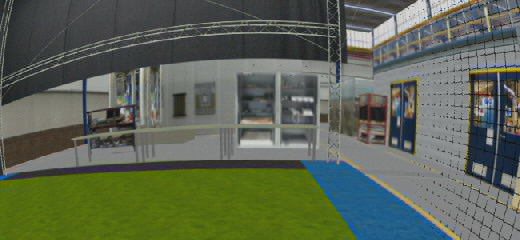
#> input picture 82614000.jpg, 520 x 240 px
$ python image_report.py
#> lines starting #> are read from the running program, lines starting #| are printed output that depends on the picture
#!/usr/bin/env python3
# -*- coding: utf-8 -*-
"""
Created on Sat Mar 21 18:23:00 2020

@author: Giulia
"""

#Program to color a certain part of the image in color and the rest in grayscale

import cv2
import numpy as np
import matplotlib.pyplot as plt
import pylab as pl

folder_path = "82614000.jpg"
colored_image = cv2.imread( folder_path )
#> colored_image is the input picture: shape (240, 520, 3); mean B, G, R 84.2, 101.1, 92.4
#colored_image = cv2.cvtColor(colored_image, cv2.COLOR_RGB2BGR);
gray = cv2.cvtColor(colored_image, cv2.COLOR_BGR2GRAY);

h,  w = colored_image.shape[:2]
#> h = 240; w = 520

#Define a new image

pixels= np.zeros((h,w,3), dtype="uint8")

#If x and y are in the given range, use colored picture, otherwise grayscale

for y in range(int(w)):
    for x in range(int(h)):
        if x >= h/2 and x<= h and y>=w/4 and y<= w/4*3:
            pixels[x,y]= colored_image[x,y]
        else:
            pixels[x,y]= gray[x,y]
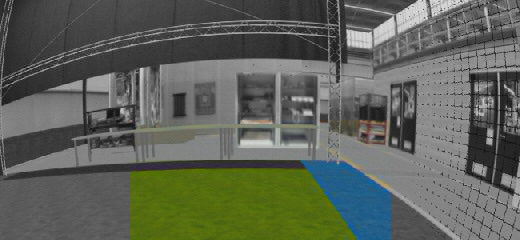
#> pixels: shape (240, 520, 3); mean B, G, R 89.3, 99.1, 94.3

cv2.imwrite('Green_detection.png',pixels)

#SAME BUT FOR ORANGE DETECTION

folder_path = "999999999.jpg"
colored_image = cv2.imread( folder_path )
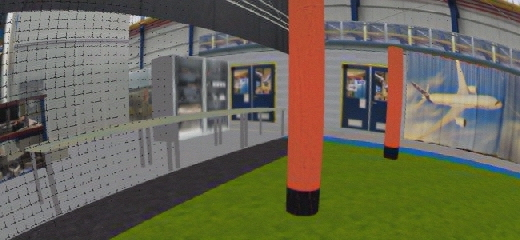
#> input picture 999999999.jpg, 520 x 240 px
#> colored_image is the input picture: shape (240, 520, 3); mean B, G, R 84.7, 103.3, 105.5
#colored_image = cv2.cvtColor(colored_image, cv2.COLOR_RGB2BGR);
gray = cv2.cvtColor(colored_image, cv2.COLOR_BGR2GRAY);
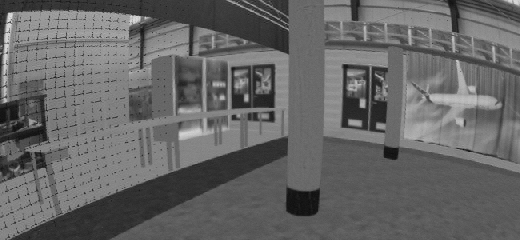
#> gray: shape (240, 520); min 12, max 227, mean 101.9

h,  w = colored_image.shape[:2]

pixels= np.zeros((h,w,3), dtype="uint8")

#If x and y are in the given range, use colored picture, otherwise grayscale

for y in range(int(w)):
    for x in range(int(h)):
        if x >= h/100*12 and x<= h and y>=w/8 and y<= w/8*7:
            pixels[x,y]= colored_image[x,y]
        else:
            pixels[x,y]= gray[x,y]
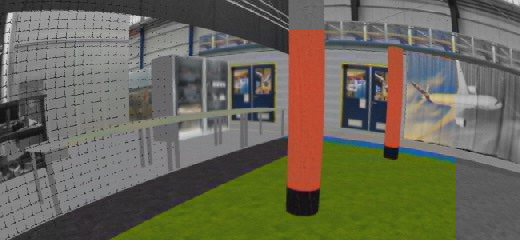
#> pixels: shape (240, 520, 3); mean B, G, R 87.1, 102.9, 105.3

#Detection on the sides

folder_path = "552679000.jpg"
colored_image = cv2.imread( folder_path )
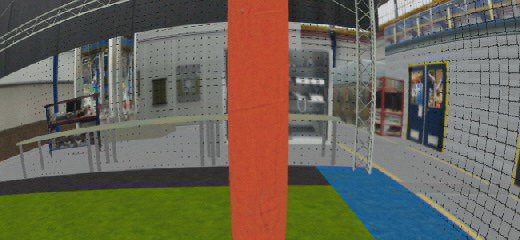
#> input picture 552679000.jpg, 520 x 240 px
#> colored_image is the input picture: shape (240, 520, 3); mean B, G, R 87.1, 101.8, 107.6
#colored_image = cv2.cvtColor(colored_image, cv2.COLOR_RGB2BGR);
gray = cv2.cvtColor(colored_image, cv2.COLOR_BGR2GRAY);
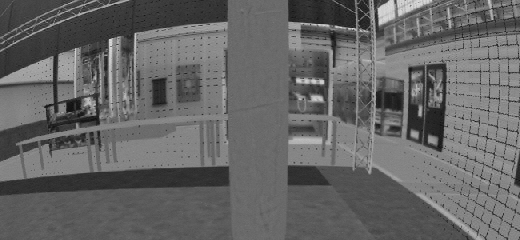
#> gray: shape (240, 520); min 6, max 220, mean 101.8

h,  w = colored_image.shape[:2]

pixels= np.zeros((h,w,3), dtype="uint8")

#If x and y are in the given range, use colored picture, otherwise grayscale

for y in range(int(w)):
    for x in range(int(h)):
        if x >= h/2 and x<= h and y>=0 and y<= w/4:
            pixels[x,y]= colored_image[x,y]
        elif x >= h/2 and x<= h and y>=3*w/4 and y<= w:
            pixels[x,y]= colored_image[x,y]
        else:
            pixels[x,y]= gray[x,y]
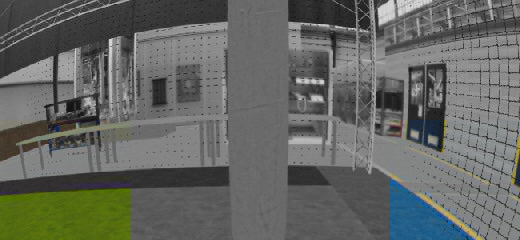
#> pixels: shape (240, 520, 3); mean B, G, R 98.8, 103.1, 100.5


plt.imshow(pixels)
pl.pause(1)

cv2.imwrite('Side_detection.png',pixels)
